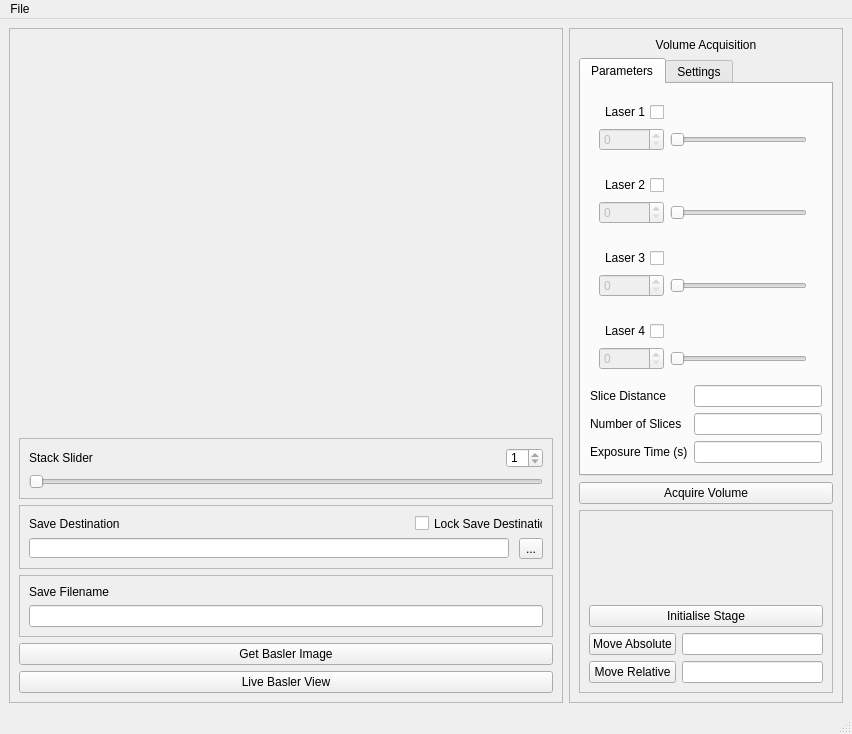
<?xml version="1.0" encoding="UTF-8"?>
<ui version="4.0">
 <class>MainGui</class>
 <widget class="QMainWindow" name="MainGui">
  <property name="geometry">
   <rect>
    <x>0</x>
    <y>0</y>
    <width>852</width>
    <height>734</height>
   </rect>
  </property>
  <property name="minimumSize">
   <size>
    <width>572</width>
    <height>734</height>
   </size>
  </property>
  <property name="windowTitle">
   <string>MainWindow</string>
  </property>
  <widget class="QWidget" name="centralwidget">
   <layout class="QGridLayout" name="gridLayout_12">
    <item row="0" column="0">
     <widget class="QFrame" name="frame_main">
      <property name="minimumSize">
       <size>
        <width>554</width>
        <height>675</height>
       </size>
      </property>
      <property name="maximumSize">
       <size>
        <width>554</width>
        <height>675</height>
       </size>
      </property>
      <property name="frameShape">
       <enum>QFrame::StyledPanel</enum>
      </property>
      <property name="frameShadow">
       <enum>QFrame::Raised</enum>
      </property>
      <layout class="QGridLayout" name="gridLayout_4">
       <item row="3" column="1">
        <widget class="QFrame" name="frame_slider">
         <property name="frameShape">
          <enum>QFrame::StyledPanel</enum>
         </property>
         <property name="frameShadow">
          <enum>QFrame::Raised</enum>
         </property>
         <layout class="QGridLayout" name="gridLayout_2">
          <item row="0" column="0">
           <layout class="QVBoxLayout" name="layout_image_vertical">
            <item>
             <layout class="QHBoxLayout" name="layout_image_horizontal">
              <item>
               <widget class="QLabel" name="label_slider">
                <property name="text">
                 <string>Stack Slider</string>
                </property>
               </widget>
              </item>
              <item>
               <spacer name="spacer_slider">
                <property name="orientation">
                 <enum>Qt::Horizontal</enum>
                </property>
                <property name="sizeHint" stdset="0">
                 <size>
                  <width>668</width>
                  <height>20</height>
                 </size>
                </property>
               </spacer>
              </item>
              <item>
               <widget class="QSpinBox" name="spinbox_slider">
                <property name="minimumSize">
                 <size>
                  <width>37</width>
                  <height>20</height>
                 </size>
                </property>
                <property name="maximumSize">
                 <size>
                  <width>37</width>
                  <height>20</height>
                 </size>
                </property>
                <property name="minimum">
                 <number>1</number>
                </property>
                <property name="maximum">
                 <number>1</number>
                </property>
                <property name="value">
                 <number>1</number>
                </property>
               </widget>
              </item>
             </layout>
            </item>
            <item>
             <widget class="QSlider" name="slider_stack">
              <property name="minimum">
               <number>1</number>
              </property>
              <property name="maximum">
               <number>1</number>
              </property>
              <property name="singleStep">
               <number>1</number>
              </property>
              <property name="value">
               <number>1</number>
              </property>
              <property name="orientation">
               <enum>Qt::Horizontal</enum>
              </property>
             </widget>
            </item>
           </layout>
          </item>
         </layout>
        </widget>
       </item>
       <item row="4" column="1">
        <widget class="QFrame" name="frame_save_destination">
         <property name="frameShape">
          <enum>QFrame::StyledPanel</enum>
         </property>
         <property name="frameShadow">
          <enum>QFrame::Raised</enum>
         </property>
         <layout class="QGridLayout" name="gridLayout_5">
          <item row="0" column="0">
           <widget class="QLabel" name="label_save_destination">
            <property name="text">
             <string>Save Destination</string>
            </property>
           </widget>
          </item>
          <item row="0" column="1">
           <widget class="QCheckBox" name="checkBox_save_destination">
            <property name="minimumSize">
             <size>
              <width>128</width>
              <height>17</height>
             </size>
            </property>
            <property name="maximumSize">
             <size>
              <width>128</width>
              <height>17</height>
             </size>
            </property>
            <property name="text">
             <string>Lock Save Destination</string>
            </property>
           </widget>
          </item>
          <item row="1" column="0">
           <widget class="QLineEdit" name="lineEdit_save_destination">
            <property name="minimumSize">
             <size>
              <width>480</width>
              <height>20</height>
             </size>
            </property>
            <property name="maximumSize">
             <size>
              <width>480</width>
              <height>20</height>
             </size>
            </property>
           </widget>
          </item>
          <item row="1" column="1" alignment="Qt::AlignRight">
           <widget class="QToolButton" name="button_save_destination">
            <property name="layoutDirection">
             <enum>Qt::LeftToRight</enum>
            </property>
            <property name="text">
             <string>...</string>
            </property>
            <property name="toolButtonStyle">
             <enum>Qt::ToolButtonIconOnly</enum>
            </property>
           </widget>
          </item>
         </layout>
        </widget>
       </item>
       <item row="5" column="1">
        <widget class="QFrame" name="frame_2">
         <property name="frameShape">
          <enum>QFrame::StyledPanel</enum>
         </property>
         <property name="frameShadow">
          <enum>QFrame::Raised</enum>
         </property>
         <layout class="QGridLayout" name="gridLayout">
          <item row="0" column="0">
           <widget class="QLabel" name="label_save_filename">
            <property name="text">
             <string>Save Filename</string>
            </property>
           </widget>
          </item>
          <item row="1" column="0">
           <widget class="QLineEdit" name="lineEdit_save_filename"/>
          </item>
         </layout>
        </widget>
       </item>
       <item row="7" column="1">
        <widget class="QPushButton" name="button_live_basler">
         <property name="text">
          <string>Live Basler View</string>
         </property>
        </widget>
       </item>
       <item row="6" column="1">
        <widget class="QPushButton" name="button_get_basler">
         <property name="text">
          <string>Get Basler Image</string>
         </property>
        </widget>
       </item>
       <item row="1" column="1">
        <spacer name="verticalSpacer">
         <property name="orientation">
          <enum>Qt::Vertical</enum>
         </property>
         <property name="sizeHint" stdset="0">
          <size>
           <width>20</width>
           <height>40</height>
          </size>
         </property>
        </spacer>
       </item>
       <item row="0" column="1">
        <widget class="QLabel" name="label_image">
         <property name="text">
          <string/>
         </property>
        </widget>
       </item>
      </layout>
     </widget>
    </item>
    <item row="0" column="1">
     <widget class="QFrame" name="frame_volume">
      <property name="frameShape">
       <enum>QFrame::StyledPanel</enum>
      </property>
      <property name="frameShadow">
       <enum>QFrame::Raised</enum>
      </property>
      <layout class="QVBoxLayout" name="verticalLayout">
       <item>
        <widget class="QLabel" name="label_volume_title">
         <property name="text">
          <string>Volume Acquisition</string>
         </property>
         <property name="alignment">
          <set>Qt::AlignCenter</set>
         </property>
        </widget>
       </item>
       <item>
        <widget class="QTabWidget" name="tabwidget_volume">
         <property name="currentIndex">
          <number>0</number>
         </property>
         <widget class="QWidget" name="parameters_volume">
          <attribute name="title">
           <string>Parameters</string>
          </attribute>
          <layout class="QFormLayout" name="formLayout">
           <item row="0" column="0" colspan="2">
            <widget class="QWidget" name="widget_laser1" native="true">
             <layout class="QGridLayout" name="gridLayout_8">
              <item row="0" column="0">
               <widget class="QCheckBox" name="checkBox_laser1">
                <property name="layoutDirection">
                 <enum>Qt::RightToLeft</enum>
                </property>
                <property name="text">
                 <string>Laser 1</string>
                </property>
               </widget>
              </item>
              <item row="0" column="1" colspan="2">
               <spacer name="horizontalSpacer">
                <property name="orientation">
                 <enum>Qt::Horizontal</enum>
                </property>
                <property name="sizeHint" stdset="0">
                 <size>
                  <width>145</width>
                  <height>20</height>
                 </size>
                </property>
               </spacer>
              </item>
              <item row="2" column="1">
               <widget class="QSlider" name="slider_laser1">
                <property name="enabled">
                 <bool>false</bool>
                </property>
                <property name="orientation">
                 <enum>Qt::Horizontal</enum>
                </property>
               </widget>
              </item>
              <item row="2" column="0">
               <widget class="QSpinBox" name="spinBox_laser1">
                <property name="enabled">
                 <bool>false</bool>
                </property>
               </widget>
              </item>
             </layout>
            </widget>
           </item>
           <item row="2" column="0" colspan="2">
            <widget class="QWidget" name="widget_laser2" native="true">
             <layout class="QGridLayout" name="gridLayout_9">
              <item row="0" column="0">
               <widget class="QCheckBox" name="checkBox_laser2">
                <property name="layoutDirection">
                 <enum>Qt::RightToLeft</enum>
                </property>
                <property name="text">
                 <string>Laser 2</string>
                </property>
               </widget>
              </item>
              <item row="0" column="1" colspan="2">
               <spacer name="horizontalSpacer_2">
                <property name="orientation">
                 <enum>Qt::Horizontal</enum>
                </property>
                <property name="sizeHint" stdset="0">
                 <size>
                  <width>76</width>
                  <height>20</height>
                 </size>
                </property>
               </spacer>
              </item>
              <item row="2" column="1">
               <widget class="QSlider" name="slider_laser2">
                <property name="enabled">
                 <bool>false</bool>
                </property>
                <property name="orientation">
                 <enum>Qt::Horizontal</enum>
                </property>
               </widget>
              </item>
              <item row="2" column="0">
               <widget class="QSpinBox" name="spinBox_laser2">
                <property name="enabled">
                 <bool>false</bool>
                </property>
               </widget>
              </item>
             </layout>
            </widget>
           </item>
           <item row="3" column="0" colspan="2">
            <widget class="QWidget" name="widget_laser3" native="true">
             <layout class="QGridLayout" name="gridLayout_10">
              <item row="0" column="0">
               <widget class="QCheckBox" name="checkBox_laser3">
                <property name="layoutDirection">
                 <enum>Qt::RightToLeft</enum>
                </property>
                <property name="text">
                 <string>Laser 3</string>
                </property>
               </widget>
              </item>
              <item row="0" column="1" colspan="2">
               <spacer name="horizontalSpacer_3">
                <property name="orientation">
                 <enum>Qt::Horizontal</enum>
                </property>
                <property name="sizeHint" stdset="0">
                 <size>
                  <width>76</width>
                  <height>20</height>
                 </size>
                </property>
               </spacer>
              </item>
              <item row="2" column="1">
               <widget class="QSlider" name="slider_laser3">
                <property name="enabled">
                 <bool>false</bool>
                </property>
                <property name="orientation">
                 <enum>Qt::Horizontal</enum>
                </property>
               </widget>
              </item>
              <item row="2" column="0">
               <widget class="QSpinBox" name="spinBox_laser3">
                <property name="enabled">
                 <bool>false</bool>
                </property>
               </widget>
              </item>
             </layout>
            </widget>
           </item>
           <item row="4" column="0" colspan="2">
            <widget class="QWidget" name="widget_laser4" native="true">
             <layout class="QGridLayout" name="gridLayout_11">
              <item row="0" column="1" colspan="2">
               <spacer name="horizontalSpacer_4">
                <property name="orientation">
                 <enum>Qt::Horizontal</enum>
                </property>
                <property name="sizeHint" stdset="0">
                 <size>
                  <width>76</width>
                  <height>20</height>
                 </size>
                </property>
               </spacer>
              </item>
              <item row="0" column="0">
               <widget class="QCheckBox" name="checkBox_laser4">
                <property name="layoutDirection">
                 <enum>Qt::RightToLeft</enum>
                </property>
                <property name="text">
                 <string>Laser 4</string>
                </property>
               </widget>
              </item>
              <item row="1" column="1">
               <widget class="QSlider" name="slider_laser4">
                <property name="enabled">
                 <bool>false</bool>
                </property>
                <property name="orientation">
                 <enum>Qt::Horizontal</enum>
                </property>
               </widget>
              </item>
              <item row="1" column="0">
               <widget class="QSpinBox" name="spinBox_laser4">
                <property name="enabled">
                 <bool>false</bool>
                </property>
               </widget>
              </item>
             </layout>
            </widget>
           </item>
           <item row="5" column="0">
            <widget class="QLabel" name="label_slice_distance">
             <property name="text">
              <string>Slice Distance</string>
             </property>
            </widget>
           </item>
           <item row="7" column="0">
            <widget class="QLabel" name="label_slice_number">
             <property name="text">
              <string>Number of Slices</string>
             </property>
            </widget>
           </item>
           <item row="9" column="0">
            <widget class="QLabel" name="label_exposure">
             <property name="text">
              <string>Exposure Time (s)</string>
             </property>
            </widget>
           </item>
           <item row="9" column="1">
            <widget class="QLineEdit" name="lineEdit_exposure"/>
           </item>
           <item row="7" column="1">
            <widget class="QLineEdit" name="lineEdit_slice_number"/>
           </item>
           <item row="5" column="1">
            <widget class="QLineEdit" name="lineEdit_slice_distance"/>
           </item>
          </layout>
         </widget>
         <widget class="QWidget" name="tab_2">
          <attribute name="title">
           <string>Settings</string>
          </attribute>
          <layout class="QGridLayout" name="gridLayout_13">
           <item row="0" column="1">
            <widget class="QLineEdit" name="lineEdit_4"/>
           </item>
           <item row="2" column="1">
            <widget class="QLineEdit" name="lineEdit_6"/>
           </item>
           <item row="0" column="0">
            <widget class="QLabel" name="label_5">
             <property name="text">
              <string>Reading Pause</string>
             </property>
            </widget>
           </item>
           <item row="1" column="0">
            <widget class="QLabel" name="label_6">
             <property name="text">
              <string>Accuracy Threshold</string>
             </property>
            </widget>
           </item>
           <item row="1" column="1">
            <widget class="QLineEdit" name="lineEdit_5"/>
           </item>
           <item row="2" column="0">
            <widget class="QLabel" name="label_7">
             <property name="text">
              <string>Threshold Steps</string>
             </property>
            </widget>
           </item>
           <item row="3" column="0">
            <spacer name="verticalSpacer_3">
             <property name="orientation">
              <enum>Qt::Vertical</enum>
             </property>
             <property name="sizeHint" stdset="0">
              <size>
               <width>20</width>
               <height>40</height>
              </size>
             </property>
            </spacer>
           </item>
          </layout>
         </widget>
        </widget>
       </item>
       <item>
        <widget class="QPushButton" name="pushButton_volume">
         <property name="text">
          <string>Acquire Volume</string>
         </property>
         <property name="flat">
          <bool>false</bool>
         </property>
        </widget>
       </item>
       <item>
        <widget class="QFrame" name="frame">
         <property name="frameShape">
          <enum>QFrame::StyledPanel</enum>
         </property>
         <property name="frameShadow">
          <enum>QFrame::Raised</enum>
         </property>
         <layout class="QGridLayout" name="gridLayout_6">
          <item row="2" column="1">
           <widget class="QLineEdit" name="lineEdit_move_absolute"/>
          </item>
          <item row="3" column="0">
           <widget class="QPushButton" name="pushButton_move_relative">
            <property name="text">
             <string>Move Relative</string>
            </property>
           </widget>
          </item>
          <item row="2" column="0">
           <widget class="QPushButton" name="pushButton_move_absolute">
            <property name="text">
             <string>Move Absolute</string>
            </property>
           </widget>
          </item>
          <item row="3" column="1">
           <widget class="QLineEdit" name="lineEdit_move_relative"/>
          </item>
          <item row="1" column="0" colspan="2">
           <widget class="QPushButton" name="pushButton_initialise_stage">
            <property name="text">
             <string>Initialise Stage</string>
            </property>
           </widget>
          </item>
          <item row="0" column="0">
           <spacer name="verticalSpacer_2">
            <property name="orientation">
             <enum>Qt::Vertical</enum>
            </property>
            <property name="sizeHint" stdset="0">
             <size>
              <width>20</width>
              <height>40</height>
             </size>
            </property>
           </spacer>
          </item>
         </layout>
        </widget>
       </item>
      </layout>
     </widget>
    </item>
   </layout>
  </widget>
  <widget class="QMenuBar" name="menubar">
   <property name="geometry">
    <rect>
     <x>0</x>
     <y>0</y>
     <width>852</width>
     <height>21</height>
    </rect>
   </property>
   <widget class="QMenu" name="menuFile">
    <property name="title">
     <string>File</string>
    </property>
    <addaction name="actionOpen"/>
    <addaction name="actionSave"/>
   </widget>
   <addaction name="menuFile"/>
  </widget>
  <widget class="QStatusBar" name="statusbar"/>
  <action name="actionOpen">
   <property name="text">
    <string>Open</string>
   </property>
  </action>
  <action name="actionSave">
   <property name="text">
    <string>Save</string>
   </property>
  </action>
 </widget>
 <resources/>
 <connections>
  <connection>
   <sender>spinbox_slider</sender>
   <signal>valueChanged(int)</signal>
   <receiver>slider_stack</receiver>
   <slot>setValue(int)</slot>
   <hints>
    <hint type="sourcelabel">
     <x>540</x>
     <y>462</y>
    </hint>
    <hint type="destinationlabel">
     <x>224</x>
     <y>491</y>
    </hint>
   </hints>
  </connection>
  <connection>
   <sender>slider_stack</sender>
   <signal>valueChanged(int)</signal>
   <receiver>spinbox_slider</receiver>
   <slot>setValue(int)</slot>
   <hints>
    <hint type="sourcelabel">
     <x>327</x>
     <y>491</y>
    </hint>
    <hint type="destinationlabel">
     <x>540</x>
     <y>462</y>
    </hint>
   </hints>
  </connection>
  <connection>
   <sender>spinBox_laser1</sender>
   <signal>valueChanged(int)</signal>
   <receiver>slider_laser1</receiver>
   <slot>setValue(int)</slot>
   <hints>
    <hint type="sourcelabel">
     <x>629</x>
     <y>136</y>
    </hint>
    <hint type="destinationlabel">
     <x>728</x>
     <y>135</y>
    </hint>
   </hints>
  </connection>
  <connection>
   <sender>slider_laser1</sender>
   <signal>valueChanged(int)</signal>
   <receiver>spinBox_laser1</receiver>
   <slot>setValue(int)</slot>
   <hints>
    <hint type="sourcelabel">
     <x>761</x>
     <y>138</y>
    </hint>
    <hint type="destinationlabel">
     <x>624</x>
     <y>140</y>
    </hint>
   </hints>
  </connection>
  <connection>
   <sender>spinBox_laser2</sender>
   <signal>valueChanged(int)</signal>
   <receiver>slider_laser2</receiver>
   <slot>setValue(int)</slot>
   <hints>
    <hint type="sourcelabel">
     <x>638</x>
     <y>201</y>
    </hint>
    <hint type="destinationlabel">
     <x>694</x>
     <y>202</y>
    </hint>
   </hints>
  </connection>
  <connection>
   <sender>slider_laser2</sender>
   <signal>valueChanged(int)</signal>
   <receiver>spinBox_laser2</receiver>
   <slot>setValue(int)</slot>
   <hints>
    <hint type="sourcelabel">
     <x>774</x>
     <y>206</y>
    </hint>
    <hint type="destinationlabel">
     <x>633</x>
     <y>214</y>
    </hint>
   </hints>
  </connection>
  <connection>
   <sender>spinBox_laser3</sender>
   <signal>valueChanged(int)</signal>
   <receiver>slider_laser3</receiver>
   <slot>setValue(int)</slot>
   <hints>
    <hint type="sourcelabel">
     <x>627</x>
     <y>273</y>
    </hint>
    <hint type="destinationlabel">
     <x>714</x>
     <y>275</y>
    </hint>
   </hints>
  </connection>
  <connection>
   <sender>slider_laser3</sender>
   <signal>valueChanged(int)</signal>
   <receiver>spinBox_laser3</receiver>
   <slot>setValue(int)</slot>
   <hints>
    <hint type="sourcelabel">
     <x>779</x>
     <y>282</y>
    </hint>
    <hint type="destinationlabel">
     <x>628</x>
     <y>287</y>
    </hint>
   </hints>
  </connection>
  <connection>
   <sender>spinBox_laser4</sender>
   <signal>valueChanged(int)</signal>
   <receiver>slider_laser4</receiver>
   <slot>setValue(int)</slot>
   <hints>
    <hint type="sourcelabel">
     <x>631</x>
     <y>346</y>
    </hint>
    <hint type="destinationlabel">
     <x>720</x>
     <y>346</y>
    </hint>
   </hints>
  </connection>
  <connection>
   <sender>slider_laser4</sender>
   <signal>valueChanged(int)</signal>
   <receiver>spinBox_laser4</receiver>
   <slot>setValue(int)</slot>
   <hints>
    <hint type="sourcelabel">
     <x>761</x>
     <y>355</y>
    </hint>
    <hint type="destinationlabel">
     <x>638</x>
     <y>359</y>
    </hint>
   </hints>
  </connection>
 </connections>
</ui>
